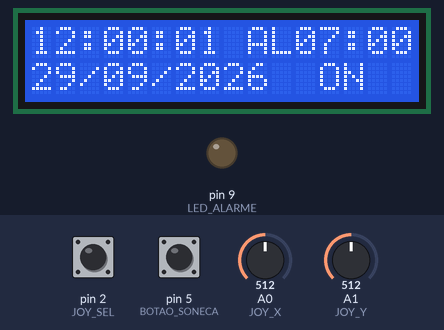
A sketch run on a simulated Arduino Mega 2560, built with avr-gcc and run on an emulated ATmega2560. Shown: 16×2 character LCD, output pins drawn as LEDs (lit = HIGH). Inputs (shaded band) come from the test bench; at power-on: pin 2 (JOY_SEL) HIGH, A0 (JOY_X) = 512, pin 5 (BOTAO_SONECA) HIGH, A1 (JOY_Y) = 512.

Above: at 1.2 s.
1.3 s: pin 2 (JOY_SEL) pulled LOW for 0.15 s
At 2.6 s:
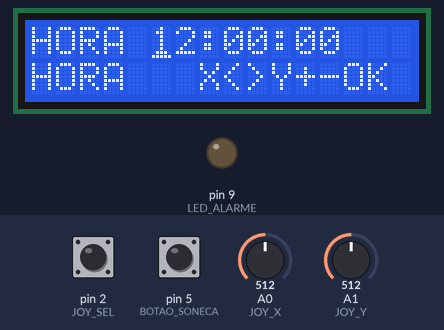
2.9 s: A0 (JOY_X) set to 783
4.4 s: A0 (JOY_X) set to 814
At 4.66 s:
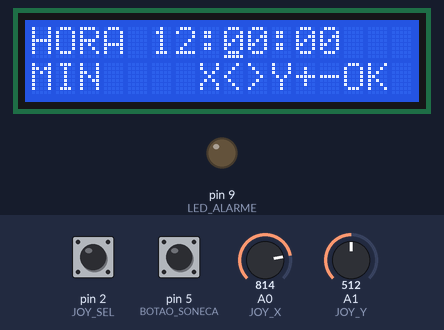
6.6 s: pin 5 (BOTAO_SONECA) pulled LOW for 0.15 s
7.3 s: pin 2 (JOY_SEL) pulled LOW for 1 s
At 8.4 s:
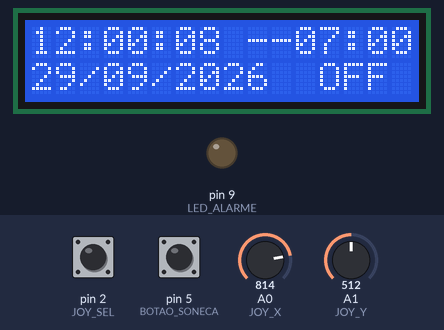
11.3 s: pin 2 (JOY_SEL) pulled LOW for 0.15 s
At 12.23 s:
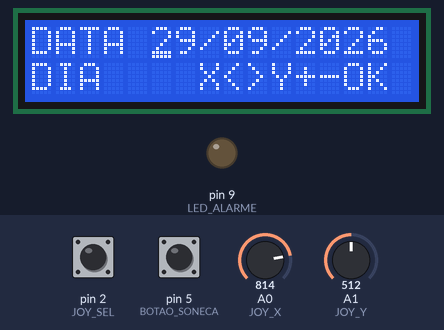
Timing chart, 0 to 14.3 s (numbered marks = the images above; inputs shaded):
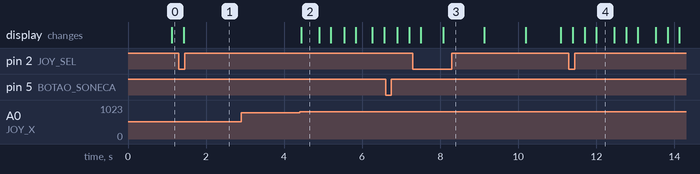

Measured:
- the behaviour switches between 800 and 801 on A0 (JOY_X) (found by bisection; images 1 and 2)
- after the input at 1.3 s, the display: changes after 0.13 s (image 1)
- after the input at 2.9 s, every drawn part: stays the same
- after the input at 4.4 s, the display: changes at once (image 2)
- after the input at 7.3 s, the display: first changes after 0.21 s (image 3 shows a later state)
- after the input at 11.3 s, the display: first changes after 0.10 s (image 4 shows a later state)
- what the display in image 2 shows lasts 0.5 s, from 4.4 s to 4.9 s

The sketch:

MutexMenu.ino
```cpp
#include <Arduino_FreeRTOS.h>
#include <semphr.h>
#include <LiquidCrystal.h>
#include <string.h>

// Mega 2560: potenciometro 10k no contraste V0 do LCD; sem volume no software.
#define LCD_RS 22
#define LCD_E 23
#define LCD_D4 24
#define LCD_D5 25
#define LCD_D6 26
#define LCD_D7 27
#define JOY_X 54 // A0
#define JOY_Y 55 // A1
#define JOY_SEL 2
#define BOTAO_SONECA 5
#define BUZZER 8
#define LED_ALARME 9
#define LIMIAR_BAIXO 200
#define LIMIAR_ALTO 800
#define SONECA_MIN 1
#define SONECA_MAX 10 // Cabe no TickType_t de 16 bits desta biblioteca/porta.

LiquidCrystal lcd(LCD_RS, LCD_E, LCD_D4, LCD_D5, LCD_D6, LCD_D7);
SemaphoreHandle_t mutexRelogio;

struct Config {
  uint8_t hora, minuto, dia, mes;
  uint16_t ano;
  uint8_t alarmeHora, alarmeMinuto, sonecaMin;
};

struct Estado {
  Config cfg;
  uint8_t segundo;
  bool alarmeLigado, tocando, emSoneca;
  TickType_t inicioSoneca, inicioToque;
  uint32_t ultimoDisparo;
};

Estado relogio = {{12, 0, 29, 9, 2026, 7, 0, 5}, 0, true, false, false, 0, 0, 0};
Config rascunho;
bool editando = false;
uint8_t campo = 0; // Hora, minuto, dia, mes, ano, hora AL, minuto AL, soneca.
bool editouHorario = false, editouData = false;

uint8_t diasNoMes(uint8_t mes, uint16_t ano) {
  if (mes == 2) return ((ano % 4 == 0 && ano % 100 != 0) || ano % 400 == 0) ? 29 : 28;
  if (mes == 4 || mes == 6 || mes == 9 || mes == 11) return 30;
  return 31;
}

void normalizarDia(Config &c) {
  uint8_t limite = diasNoMes(c.mes, c.ano);
  if (c.dia > limite) c.dia = limite;
}

uint8_t circular(uint8_t valor, int8_t direcao, uint8_t minimo, uint8_t maximo) {
  if (direcao > 0) return valor == maximo ? minimo : valor + 1;
  return valor == minimo ? maximo : valor - 1;
}

void mudarCampo(int8_t direcao) {
  if (campo <= 1) editouHorario = true;
  else if (campo <= 4) editouData = true;
  switch (campo) {
    case 0: rascunho.hora = circular(rascunho.hora, direcao, 0, 23); break;
    case 1: rascunho.minuto = circular(rascunho.minuto, direcao, 0, 59); break;
    case 2: rascunho.dia = circular(rascunho.dia, direcao, 1, diasNoMes(rascunho.mes, rascunho.ano)); break;
    case 3: rascunho.mes = circular(rascunho.mes, direcao, 1, 12); normalizarDia(rascunho); break;
    case 4:
      rascunho.ano = direcao > 0 ? (rascunho.ano == 2099 ? 2000 : rascunho.ano + 1)
                                  : (rascunho.ano == 2000 ? 2099 : rascunho.ano - 1);
      normalizarDia(rascunho);
      break;
    case 5: rascunho.alarmeHora = circular(rascunho.alarmeHora, direcao, 0, 23); break;
    case 6: rascunho.alarmeMinuto = circular(rascunho.alarmeMinuto, direcao, 0, 59); break;
    case 7: rascunho.sonecaMin = circular(rascunho.sonecaMin, direcao, SONECA_MIN, SONECA_MAX); break;
  }
}

// Identificador unico para o minuto na faixa de anos editavel (2000 a 2099).
uint32_t chaveMinuto(const Config &c) {
  uint32_t dia = (uint32_t)(c.ano - 2000) * 372UL + (uint32_t)(c.mes - 1) * 31UL + c.dia - 1;
  return dia * 1440UL + (uint16_t)c.hora * 60U + c.minuto + 1UL;
}

TickType_t duracaoSoneca(uint8_t minutos) {
  return (TickType_t)((uint32_t)minutos * 60000UL / portTICK_PERIOD_MS);
}

void avancarSegundo() {
  Config &c = relogio.cfg;
  if (++relogio.segundo < 60) return;
  relogio.segundo = 0;
  if (++c.minuto < 60) return;
  c.minuto = 0;
  if (++c.hora < 24) return;
  c.hora = 0;
  if (++c.dia <= diasNoMes(c.mes, c.ano)) return;
  c.dia = 1;
  if (++c.mes <= 12) return;
  c.mes = 1;
  c.ano = c.ano == 2099 ? 2000 : c.ano + 1;
}

struct Botao {
  bool ultimaLeitura, estavel;
  TickType_t mudouEm;
};

bool apertou(uint8_t pino, Botao &b, TickType_t agora) {
  bool leitura = digitalRead(pino) == LOW;
  if (leitura != b.ultimaLeitura) {
    b.ultimaLeitura = leitura;
    b.mudouEm = agora;
  }
  if (leitura != b.estavel &&
      (TickType_t)(agora - b.mudouEm) >= pdMS_TO_TICKS(50)) {
    b.estavel = leitura;
    return leitura;
  }
  return false;
}

struct Eixo {
  int8_t ultimo;
  TickType_t proximo;
};

int8_t movimento(int leitura, Eixo &e, TickType_t agora) {
  int8_t direcao = leitura < LIMIAR_BAIXO ? -1 : leitura > LIMIAR_ALTO ? 1 : 0;
  if (!direcao) { e.ultimo = 0; return 0; }
  if (direcao != e.ultimo || (int16_t)(agora - e.proximo) >= 0) {
    e.ultimo = direcao;
    e.proximo = agora + pdMS_TO_TICKS(350);
    return direcao;
  }
  return 0;
}

void TaskRelogio(void *p) {
  (void)p;
  TickType_t ultima = xTaskGetTickCount();
  uint8_t restoMs = 0;
  for (;;) {
    // 62/63 ticks alternados para 1000 ms nominais quando o tick vale 16 ms.
    TickType_t periodo = 1000 / portTICK_PERIOD_MS;
    restoMs += 1000 % portTICK_PERIOD_MS;
    if (restoMs >= portTICK_PERIOD_MS) {
      ++periodo;
      restoMs -= portTICK_PERIOD_MS;
    }
    vTaskDelayUntil(&ultima, periodo);
    xSemaphoreTake(mutexRelogio, portMAX_DELAY);
    avancarSegundo();
    xSemaphoreGive(mutexRelogio);
  }
}

void TaskBotoes(void *p) {
  (void)p;
  Botao sel = {false, false, 0}, soneca = {false, false, 0};
  Eixo x = {0, 0}, y = {0, 0};
  for (;;) {
    TickType_t agora = xTaskGetTickCount();
    bool click = apertou(JOY_SEL, sel, agora);
    bool teclaD5 = apertou(BOTAO_SONECA, soneca, agora);
    int8_t dx = movimento(analogRead(JOY_X), x, agora);
    int8_t dy = movimento(analogRead(JOY_Y), y, agora);
    xSemaphoreTake(mutexRelogio, portMAX_DELAY);
    if (teclaD5) {
      if (relogio.tocando && relogio.alarmeLigado) {
        relogio.tocando = false;
        relogio.emSoneca = true;
        relogio.inicioSoneca = agora;
      } else {
        relogio.alarmeLigado = !relogio.alarmeLigado;
        relogio.emSoneca = false;
        relogio.tocando = false;
      }
    }
    if (click) {
      if (relogio.tocando) relogio.tocando = false; // Silencia so este disparo.
      else if (!editando) {
        rascunho = relogio.cfg;
        editando = true;
        campo = 0;
        editouHorario = false;
        editouData = false;
      } else {
        // Campos nao alterados preservam o relogio que continuou contando.
        if (editouHorario) {
          relogio.cfg.hora = rascunho.hora;
          relogio.cfg.minuto = rascunho.minuto;
          relogio.segundo = 0;
        }
        if (editouData) {
          relogio.cfg.dia = rascunho.dia;
          relogio.cfg.mes = rascunho.mes;
          relogio.cfg.ano = rascunho.ano;
        }
        relogio.cfg.alarmeHora = rascunho.alarmeHora;
        relogio.cfg.alarmeMinuto = rascunho.alarmeMinuto;
        relogio.cfg.sonecaMin = rascunho.sonecaMin;
        relogio.emSoneca = false;
        relogio.ultimoDisparo = chaveMinuto(relogio.cfg);
        editando = false;
      }
    }
    if (editando && !relogio.tocando) {
      // Montagem fisica: X alto = direita, X baixo = esquerda.
      if (dx > 0) campo = (campo + 1) % 8;
      else if (dx < 0) campo = (campo + 7) % 8;
      if (dy) mudarCampo(dy); // Y alto = cima = aumenta.
    }
    xSemaphoreGive(mutexRelogio);
    vTaskDelay(pdMS_TO_TICKS(20));
  }
}

void TaskAlarme(void *p) {
  (void)p;
  bool fase = false;
  for (;;) {
    TickType_t agora = xTaskGetTickCount();
    bool tocar;
    xSemaphoreTake(mutexRelogio, portMAX_DELAY);
    if (!relogio.alarmeLigado) {
      relogio.tocando = false;
      relogio.emSoneca = false;
    } else if (relogio.emSoneca) {
      if ((TickType_t)(agora - relogio.inicioSoneca) >= duracaoSoneca(relogio.cfg.sonecaMin)) {
        relogio.emSoneca = false;
        relogio.tocando = true;
        relogio.inicioToque = agora;
      }
    } else if (!relogio.tocando &&
               relogio.cfg.hora == relogio.cfg.alarmeHora &&
               relogio.cfg.minuto == relogio.cfg.alarmeMinuto) {
      uint32_t chave = chaveMinuto(relogio.cfg);
      if (chave != relogio.ultimoDisparo) {
        relogio.ultimoDisparo = chave;
        relogio.tocando = true;
        relogio.inicioToque = agora;
      }
    }
    if (relogio.tocando &&
        (TickType_t)(agora - relogio.inicioToque) >= 60000UL / portTICK_PERIOD_MS)
      relogio.tocando = false;
    tocar = relogio.tocando;
    xSemaphoreGive(mutexRelogio);
    if (tocar) {
      fase = !fase;
      if (fase) tone(BUZZER, 2000); else noTone(BUZZER);
      digitalWrite(LED_ALARME, fase ? HIGH : LOW);
      vTaskDelay(pdMS_TO_TICKS(200));
    } else {
      fase = false;
      noTone(BUZZER);
      digitalWrite(LED_ALARME, LOW);
      vTaskDelay(pdMS_TO_TICKS(80));
    }
  }
}

void escrever2(char *linha, uint8_t pos, uint8_t numero) {
  linha[pos] = '0' + numero / 10;
  linha[pos + 1] = '0' + numero % 10;
}

void preencher(char *linha) {
  memset(linha, ' ', 16);
  linha[16] = '\0';
}

void TaskDisplay(void *p) {
  (void)p;
  char l0[17], l1[17], anterior0[17] = "", anterior1[17] = "";
  bool cursor = false;
  for (;;) {
    Estado c;
    Config e;
    bool ed;
    uint8_t selecionado;
    xSemaphoreTake(mutexRelogio, portMAX_DELAY);
    c = relogio;
    e = rascunho;
    ed = editando;
    selecionado = campo;
    xSemaphoreGive(mutexRelogio);
    preencher(l0); preencher(l1);
    uint8_t posCursor = 0;
    if (c.tocando) {
      memcpy(l0, "! ALARME TOCANDO", 16);
      memcpy(l1, "D5:Zz SEL:parar ", 16);
    } else if (ed) {
      const char *rotulos[] = {"HORA", "MIN", "DIA", "MES", "ANO", "AL-H", "AL-M", "SONECA"};
      memcpy(l1, rotulos[selecionado], strlen(rotulos[selecionado]));
      memcpy(l1 + 7, "X<>Y+-OK", 8);
      if (selecionado <= 1) {
        memcpy(l0, "HORA ", 5);
        escrever2(l0, 5, e.hora); l0[7] = ':';
        escrever2(l0, 8, e.minuto); l0[10] = ':';
        escrever2(l0, 11, 0);
        posCursor = selecionado == 0 ? 5 : 8;
      } else if (selecionado <= 4) {
        memcpy(l0, "DATA ", 5);
        escrever2(l0, 5, e.dia); l0[7] = '/';
        escrever2(l0, 8, e.mes); l0[10] = '/';
        escrever2(l0, 11, e.ano / 100);
        escrever2(l0, 13, e.ano % 100);
        posCursor = selecionado == 2 ? 5 : selecionado == 3 ? 8 : 11;
      } else if (selecionado <= 6) {
        memcpy(l0, "ALARME ", 7);
        escrever2(l0, 7, e.alarmeHora); l0[9] = ':';
        escrever2(l0, 10, e.alarmeMinuto);
        posCursor = selecionado == 5 ? 7 : 10;
      } else {
        memcpy(l0, "SONECA ", 7);
        escrever2(l0, 7, e.sonecaMin);
        memcpy(l0 + 10, "min", 3);
        posCursor = 7;
      }
    } else if (c.emSoneca) {
      memcpy(l0, "SONECA ATIVA", 12);
      TickType_t duracao = duracaoSoneca(c.cfg.sonecaMin);
      TickType_t passou = (TickType_t)(xTaskGetTickCount() - c.inicioSoneca);
      uint32_t falta = passou >= duracao ? 0 :
        ((uint32_t)(duracao - passou) * portTICK_PERIOD_MS + 999UL) / 1000UL;
      memcpy(l1, "RESTA ", 6);
      escrever2(l1, 6, falta / 60); l1[8] = ':';
      escrever2(l1, 9, falta % 60);
      memcpy(l1 + 12, "D5:-", 4);
    } else {
      escrever2(l0, 0, c.cfg.hora); l0[2] = ':';
      escrever2(l0, 3, c.cfg.minuto); l0[5] = ':';
      escrever2(l0, 6, c.segundo);
      memcpy(l0 + 9, c.alarmeLigado ? "AL" : "--", 2);
      escrever2(l0, 11, c.cfg.alarmeHora); l0[13] = ':';
      escrever2(l0, 14, c.cfg.alarmeMinuto);
      escrever2(l1, 0, c.cfg.dia); l1[2] = '/';
      escrever2(l1, 3, c.cfg.mes); l1[5] = '/';
      escrever2(l1, 6, c.cfg.ano / 100);
      escrever2(l1, 8, c.cfg.ano % 100);
      memcpy(l1 + 12, c.alarmeLigado ? "ON " : "OFF", 3);
    }
    if (strcmp(l0, anterior0)) {
      lcd.setCursor(0, 0); lcd.print(l0); strcpy(anterior0, l0);
    }
    if (strcmp(l1, anterior1)) {
      lcd.setCursor(0, 1); lcd.print(l1); strcpy(anterior1, l1);
    }
    bool mostrar = ed && !c.tocando;
    if (mostrar != cursor) {
      if (mostrar) lcd.cursor(); else lcd.noCursor();
      cursor = mostrar;
    }
    if (mostrar) lcd.setCursor(posCursor, 0);
    vTaskDelay(pdMS_TO_TICKS(150));
  }
}

void erroInicial(const char *recurso) {
  lcd.clear(); lcd.setCursor(0, 0); lcd.print("ERRO INICIAL");
  lcd.setCursor(0, 1); lcd.print(recurso);
  for (;;) {}
}

void setup() {
  pinMode(JOY_SEL, INPUT_PULLUP);
  pinMode(BOTAO_SONECA, INPUT_PULLUP);
  pinMode(BUZZER, OUTPUT);
  pinMode(LED_ALARME, OUTPUT);
  lcd.begin(16, 2);
  lcd.print("Alarme RTOS MEGA");
  lcd.setCursor(0, 1); lcd.print("iniciando...");
  mutexRelogio = xSemaphoreCreateMutex();
  if (mutexRelogio == NULL) erroInicial("MUTEX");
  if (xTaskCreate(TaskRelogio, "Relogio", 192, NULL, 2, NULL) != pdPASS) erroInicial("TASK RELOGIO");
  if (xTaskCreate(TaskBotoes, "Botoes", 224, NULL, 2, NULL) != pdPASS) erroInicial("TASK BOTOES");
  if (xTaskCreate(TaskAlarme, "Alarme", 192, NULL, 3, NULL) != pdPASS) erroInicial("TASK ALARME");
  if (xTaskCreate(TaskDisplay, "Display", 256, NULL, 1, NULL) != pdPASS) erroInicial("TASK DISPLAY");
}

void loop() {}
```
